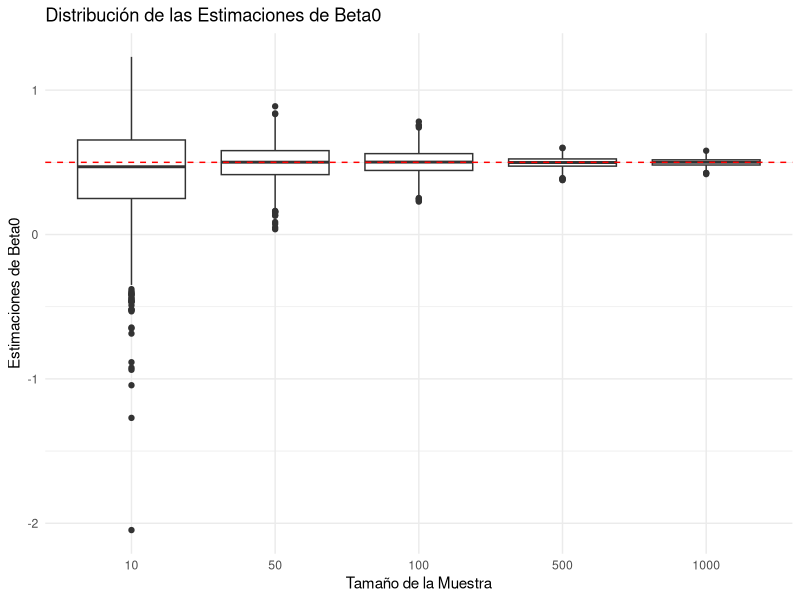
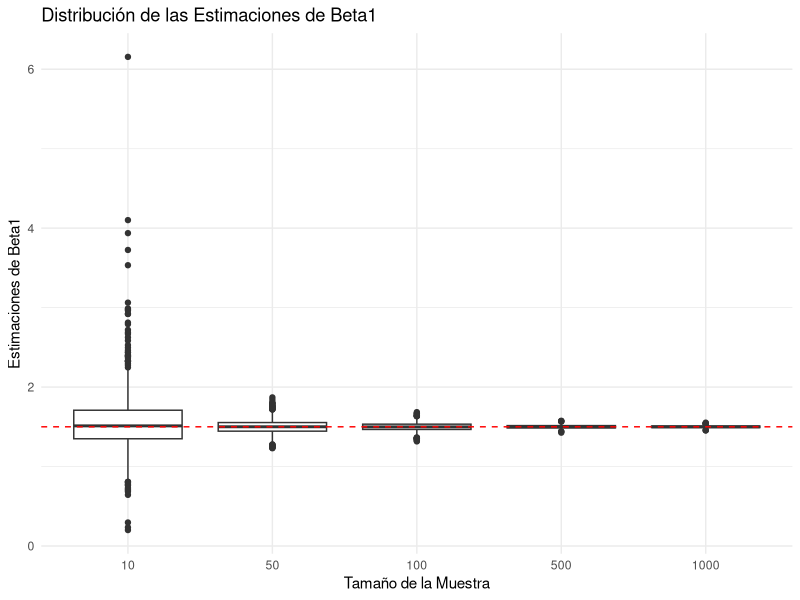

R code for these plots, in order:
# ==========================================================
# Maestría en Ciencia y Análisis de Datos
# Universidad Mayor de San Andrés
# ----------------------------------------------------------
#   Modelos lineales y modelos lineales generalizados
# ----------------------------------------------------------
#        Rolando Gonzales Martinez, Julio 2024
# ==========================================================
#     Simulación de Insesgamiento Asintótico de los 
#    Estimadores en un Modelo de Regresión de Poisson
# ==========================================================

library(ggplot2)

# Función para simular datos y estimar los parámetros beta en un modelo de Poisson
simulate_bias_asymptotic_poisson <- function(n, beta0 = 0.5, beta1 = 1.5, num_sim = 1000) {
  beta0_hats <- numeric(num_sim)
  beta1_hats <- numeric(num_sim)
  
  for (i in 1:num_sim) {
    x <- rnorm(n)
    lambda <- exp(beta0 + beta1 * x)
    y <- rpois(n, lambda)
    model <- glm(y ~ x, family = poisson(link = "log"))
    coefs <- coef(model)
    beta0_hats[i] = coefs[1]
    beta1_hats[i] = coefs[2]
  }
  
  data.frame(beta0_hat = beta0_hats, beta1_hat = beta1_hats)
}

# Parámetros verdaderos
beta0_true <- 0.5
beta1_true <- 1.5

# Tamaños de muestra para la simulación
sample_sizes <- c(10, 50, 100, 500, 1000)

# Realizar simulación para diferentes tamaños de muestra
set.seed(123)
results <- data.frame()

for (n in sample_sizes) {
  sim_results <- simulate_bias_asymptotic_poisson(n, beta0_true, beta1_true)
  sim_results$sample_size <- n
  results <- rbind(results, sim_results)
}

# Graficar los resultados para beta0
ggplot(results, aes(x = factor(sample_size), y = beta0_hat)) +
  geom_boxplot() +
  geom_hline(yintercept = beta0_true, linetype = "dashed", color = "red") +
  labs(title = "Distribución de las Estimaciones de Beta0",
       x = "Tamaño de la Muestra",
       y = "Estimaciones de Beta0") +
  theme_minimal()

# Graficar los resultados para beta1
ggplot(results, aes(x = factor(sample_size), y = beta1_hat)) +
  geom_boxplot() +
  geom_hline(yintercept = beta1_true, linetype = "dashed", color = "red") +
  labs(title = "Distribución de las Estimaciones de Beta1",
       x = "Tamaño de la Muestra",
       y = "Estimaciones de Beta1") +
  theme_minimal()
